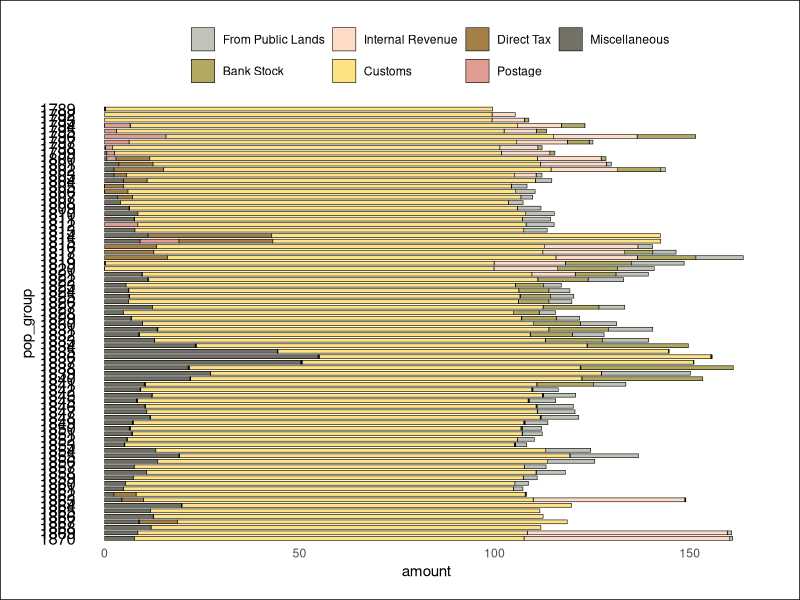

Generate this figure with R:
## ---- chunk 1
knitr::opts_chunk$set(echo = TRUE)
## ---- chunk 2
library(tidyverse)
# I like this for coloring text: https://wilkelab.org/ggtext/
library(grid)
library(rlang)
library(ggtext)


## ---- chunk 3
type_levels= c("From Public Lands", "Bank Stock", "Internal Revenue", "Customs", "Direct Tax", "Postage", "Miscellaneous")
year_levels <- c("1870", "1869", "1868", "1867", "1866", "1865", "1864", "1863", "1862", "1861", "1860", "1859", "1858", "1857", "1856", "1855", "1854", "1853", "1852", "1851", "1850", "1849", "1848", "1847", "1846", "1845", "1843", "1842", "1841", "1840", "1839", "1838", "1837", "1836", "1835", "1834", "1833", "1832", "1831", "1830", "1829", "1828", "1827", "1826", "1825", "1824", "1823", "1822", "1821", "1820", "1819", "1818", "1817", "1816", "1815", "1814", "1813", "1812", "1811", "1810", "1809", "1808", "1807", "1806", "1805", "1804", "1803", "1802", "1801", "1800", "1799", "1798", "1797", "1796", "1795", "1794", "1793", "1792", "1789") # Need to update the 1789 and 1843 dates with the correct label.
pop_colors <- c("#c0c3b7", "#b2a961","#fedcc6", "#ffe383", "#a48048", '#e19d91', '#737165' )
#pop_colors<- c('#737165', '#e19d91', "#a48048", "#ffe383","#fedcc6","#b2a961", "#c0c3b7"  )

firstbar <- tibble(
  vote_type = rep(type_levels, 79),
  # Need to rep the pop_group within each vote_type
  pop_group = rep(year_levels,c(7,7,7,7,7,7,7,7,7,7,7,7,7,7,7,7,7,7,7,7,7,7,7,7,7,7,7,7,7,7,7,7,7,7,7,7,7,7,7,7,7,7,7,7,7,7,7,7,7,7,7,7,7,7,7,7,7,7,7,7,7,7,7,7,7,7,7,7,7,7,7,7,7,7,7,7,7,7,7)),
  amount =   c(0.76,	-0.13,	52.74,	99.84,	-0.2,	-0.2,	7.7,	1.14,	-0.19,	51.27,	99.85,	-0.19,	-0.19,	8.52,	0.48,	-0.11,	59.62,	99.93,	-0.11,	-0.11,	11.93,	0.19,	-0.03,	64.13,	99.87,	9.86,	0.12,	8.76,	0.05,	0.05,	68.2,	99.87,	0.05,	0.05,	12.46,	0.36,	-0.09,	74.85,	99.81,	-0.09,	-0.09,	11.8,	0.14,	0.14,	61.42,	99.89,	0.07,	0.07,	19.71,	0.15,	0.15,	38.84,	99.9,	5.54,	0.08,	4.36,	0.38,	0.01,	-0.06,	99.76,	5.7,	-0.14,	2.37,	2.45,	-0.06,	-0.06,	99.99,	-0.13,	-0.13,	4.82,	3.5,	-0.12,	-0.12,	99.85,	-0.12,	-0.12,	5.34,	3.58,	-0.04,	-0.04,	100,	-0.11,	-0.11,	7.34,	7.5,	0.04,	-0.03,	99.86,	-0.03,	-0.03,	10.75,	5.59,	-0.02,	-0.02,	100.02,	-0.1,	-0.1,	7.58,	12.09,	-0.02,	-0.02,	99.95,	-0.02,	-0.02,	13.64,	17.56,	0.06,	0.06,	100.03,	0.07,	0.07,	19.04,	11.52,	-0.08,	-0.08,	99.97,	-0.08,	-0.08,	13.14,	2.81,	0.15,	0.15,	99.9,	0.08,	0.08,	5.03,	4.3,	0.01,	0.01,	100.06,	0.09,	0.09,	5.63,	5.11,	0.02,	0.02,	99.92,	0.09,	0.09,	6.96,	4.98,	0.18,	0.18,	100.07,	0.18,	0.18,	6.31,	5.87,	0.18,	0.18,	100.08,	0.11,	0.11,	7.13,	9.64,	0.12,	0.12,	99.94,	0.05,	0.05,	11.64,	9.58,	0.05,	0.05,	100.1,	-0.02,	-0.02,	10.83,	9.29,	0.13,	0.13,	100.18,	0.06,	0.06,	10.32,	6.79,	0.14,	0.14,	100.11,	0.14,	0.14,	8.19,	8.2,	0.15,	0.15,	100.05,	0.08,	0.08,	12.04,	6.51,	0.16,	0.16,	100.2,	0.09,	0.09,	9.1,	8.29,	14.35,	0.24,	100.29,	0.17,	0.17,	10.14,	17.38,	30.97,	0.1,	100.22,	0.1,	0.1,	21.88,	22.78,	0.04,	0.04,	100.15,	0.04,	0.04,	27.13,	12.01,	39.1,	0.19,	100.16,	0.19,	0.19,	21.38,	27.37,	55.94,	0.13,	100.32,	0.2,	0.2,	50.26,	49.38,	0.21,	0.21,	100.25,	0.21,	0.21,	54.7,	42.08,	45.92,	0.22,	100.11,	0.07,	0.07,	44.3,	22.67,	25.84,	0.15,	100.19,	0.15,	0.15,	23.19,	11.75,	14.63,	0.08,	100.2,	0.01,	0.01,	12.78,	8.14,	10.73,	0.09,	100.21,	0.09,	0.09,	8.73,	11.32,	15.31,	0.03,	100.22,	0.1,	0.1,	13.46,	9.26,	12,	-0.04,	100.23,	0.03,	0.03,	9.71,	6.02,	8.83,	0.12,	100.01,	0.04,	0.04,	6.76,	4.19,	6.55,	-0.02,	100.09,	-0.02,	-0.02,	4.78,	6.63,	14.31,	-0.01,	100.1,	-0.01,	-0.01,	12.32,	5.9,	7.75,	0.07,	99.96,	-0.01,	-0.01,	6.12,	5.91,	7.83,	0.08,	100.04,	0.08,	0.08,	6.28,	5.4,	7.69,	0.01,	99.98,	0.08,	0.08,	6.06,	4.52,	7.25,	-0.06,	99.84,	-0.06,	-0.06,	5.48,	9.1,	12.87,	0.1,	99.77,	0.1,	0.1,	11.03,	8.3,	10.44,	11.11,	99.93,	0.03,	0.03,	9.56,	9.42,	15.32,	16.36,	99.79,	-0.03,	-0.03,	0.04,	13.49,	16.96,	18.28,	99.72,	0.05,	0.05,	0.05,	12.16,	14.97,	20.88,	99.58,	16.15,	-0.02,	-0.02,	5.97,	7.23,	20.96,	99.74,	12.62,	-0.08,	-0.08,	3.76,	-0.08,	23.92,	99.52,	13.29,	-0.08,	-0.08,	8.13,	-0.14,	53.76,	99.46,	24.07,	9.97,	9.09,	10.05,	-0.06,	46.68,	99.61,	31.76,	0.01,	11.09,	6,	-0.13,	-0.13,	99.7,	-0.13,	-0.13,	7.77,	7.19,	-0.12,	-0.04,	99.55,	-0.04,	8.52,	-0.04,	7.2,	-0.04,	-0.04,	99.49,	0.04,	0.04,	7.57,	7.35,	-0.03,	-0.03,	99.42,	-0.03,	-0.03,	8.53,	6.03,	-0.02,	-0.02,	99.5,	0.05,	0.05,	6.25,	3.75,	-0.09,	-0.09,	99.44,	-0.02,	-0.02,	4.12,	3.02,	-0.08,	-0.08,	99.59,	3.83,	-0.15,	3.32,	5.02,	0,	0,	99.38,	5.98,	0,	0,	4,	0.01,	0.01,	99.46,	4.81,	0.01,	0.01,	4.23,	-0.06,	-0.06,	99.54,	6.07,	-0.06,	4.82,	1.5,	-0.05,	5.49,	99.48,	3.28,	-0.05,	2.39,	1.22,	11.03,	17.09,	99.41,	12.66,	-0.11,	2.4,	1.29,	-0.03,	16.87,	99.35,	8.75,	-0.03,	3.66,	-0.03,	1.23,	16.37,	99.35,	8.69,	2.34,	0.57,	-0.09,	1.31,	12.39,	99.21,	-0.09,	1.98,	0.57,	-0.08,	1.1,	9.74,	99.29,	-0.16,	1.84,	0.21,	0.96,	5.61,	12.99,	99.38,	-0.22,	6.27,	-0.15,	-0.14,	14.99,	21.42,	99.38,	-0.14,	15.73,	-0.14,	-0.21,	2.6,	8.28,	99.39,	-0.21,	3.04,	-0.21,	0.02,	6,	11.24,	99.33,	0.02,	6.52,	0.02,	-0.12,	1.14,	8.3,	99.33,	-0.12,	-0.12,	-0.12,	-0.11,	-0.11,	5.95,	99.34,	-0.11,	-0.11,	-0.11,	-0.02,	-0.02,	-0.02,	99.28,	0.12,	0.05,	0.05),
  fill = rep(pop_colors, 79))

vote_labels <- tibble(
  vote_type = factor(type_levels, levels = type_levels))
firstbar <- firstbar %>% 
  mutate(vote_type = factor(vote_type, levels = type_levels),
         pop_group = factor(pop_group, levels = year_levels),
         fill = factor(fill, levels = pop_colors))

area<- ((ggplot(firstbar, aes(x = pop_group, 
                      y = amount, fill=fill, label=''))+
  geom_col(color = "black", size= .2, width=.7)) + scale_fill_manual(labels= type_levels, values= pop_colors, name = "")+
  theme_classic()+
    theme( panel.grid = element_blank(),
           plot.background = element_rect(fill = "white", color = "black"),
           panel.grid.major = element_blank(),
           panel.grid.minor = element_blank(),
           plot.title = element_markdown(hjust=.02),
           plot.title.position = "plot",
           plot.caption.position = "plot",
           plot.subtitle = element_markdown(hjust= .009), 
           plot.caption = element_text(size = 8, color = "black", hjust = 0),
           axis.ticks = element_blank(),
           axis.line.y = element_blank(),
           legend.position= "top",
           axis.line.x = element_blank(),
          
           axis.text.y= element_text(margin = margin(r = -5), color= "black", size=12),
           plot.margin = unit(c(.5,.5,.5,.5), "cm")) + scale_y_continuous(limits= c(0,165)))
     
save<- area + coord_flip()        
ggsave('save.png')

firstbar

